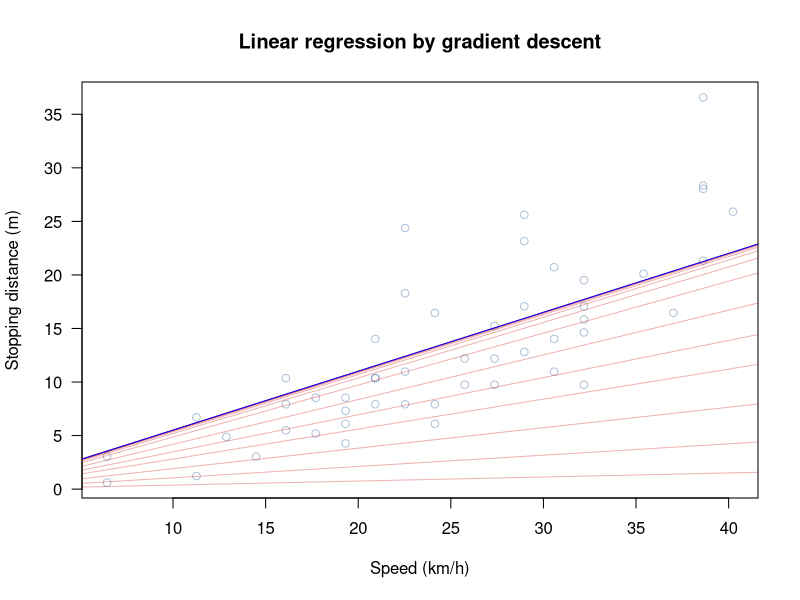
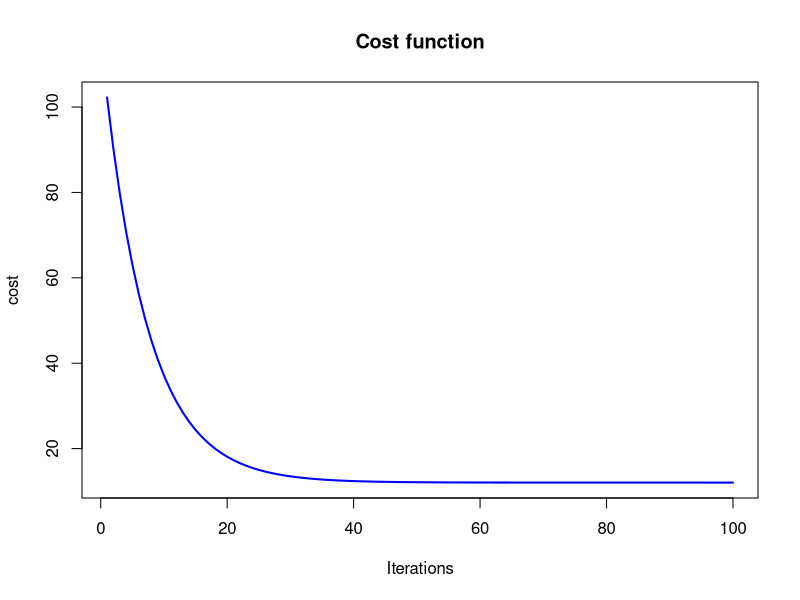

Here is the R script that generated these plots, in order:
#
# Metaheuristic Exercise
# Simple implementation of loggistic regression
# using gradient descent.
#
# Based on Coursera Machine Learning Course by 
# Andrew Ng
#
# 2014 (c) Bartlomiej Twardowski
# B.Twardowski@ii.pw.edu.pl

## cost function to minimize
cost_fun <- function(X, y, theta) {
  #TODO: implement cost function
  sum( (X %*% theta - y)^2 ) / (2*length(y))
}

## Gradient descent function
# X - observation data matrix
# y - dependent variable vector
# init_theta = initial theta (coefficients)
# cost_fun - cost computation function (fittness function)
# alpha - learning parameter
gradient_descent <- function(X, y, init_theta, cost_f = cost_fun,  alpha = 0.01 , num_iters = 1000) {
  cost_h <- double(num_iters) #history
  theta_h <- list(num_iters) #history
  theta <- init_theta
  # add a column of 1's for the intercept coefficient
  X <- cbind(1, matrix(X))
  # gradient descent
  for (i in 1:num_iters) {
    error <- (X %*% theta - y)
    delta <- t(X) %*% error / length(y) #gradient calc.
    theta <- theta - alpha * delta # update step
    # save history
    cost_h[i] <- cost_fun(X, y, theta)
    theta_h[[i]] <- theta
  }
  return(list(theta=theta_h[[num_iters]], cost=cost_h[num_iters], theta_history=theta_h, cost_history=cost_h))
}

## Run on cars dataset
require(datasets)
cars$speed <- cars$speed * 1.609344
cars$dist <- cars$dist * 0.3048

## TODO: Do dataset analysis


# initialize coefficients
theta_init <- matrix(c(0,0), nrow=2)
iterations <- 100
# run gradient descent
gd_result <- gradient_descent(X = cars$speed, 
                              y = cars$dist, 
                              cost_f = cost_fun, 
                              init_theta = theta_init,
                              alpha = 0.0001,
                              num_iters = iterations
)


plot(cars, xlab = "Speed (km/h)", ylab = "Stopping distance (m)", 
     las = 1, col=rgb(0.2,0.4,0.6,0.4), 
     main='Linear regression by gradient descent')

# plot data and converging fit
for (i in c(1,3,6,10,14,seq(20,iterations,by=10))) {
  abline(coef=gd_result$theta_history[[i]], col=rgb(0.8,0,0,0.3))
}
abline(coef=gd_result$theta, col="blue")

# check out the trajectory of the cost function
gd_result$cost_history[seq(1,iterations, by=10)]
plot(gd_result$cost_history, type='l', col='blue', lwd=2, main='Cost function', ylab='cost', xlab='Iterations')

# TODO: compare with model from lm()
# lm1 <- lm(...)
# ...